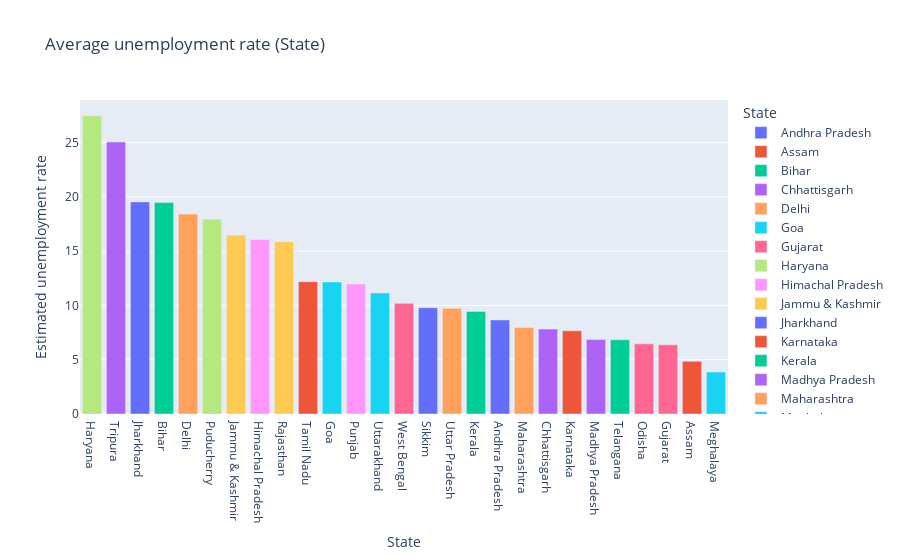

Write notebook code for a chart like this one.
### Code cell
# average unemployment rate bar plot

fig = px.bar(State,x='State',y='Estimated unemployment rate',color='State',title='Average unemployment rate (State)')
fig.update_layout(xaxis={'categoryorder':'total descending'})
fig.show()

### Figure 1 — Plotly figure (JSON) as saved in the notebook; plotly's stock layout.template omitted (floating-point values rounded to 4 significant figures)
{"data": [{"alignmentgroup": "True", "hovertemplate": "State=%{x}<br>Estimated unemployment rate=%{y}<extra></extra>", "legendgroup": "Andhra Pradesh", "marker": {"color": "#636efa", "pattern": {"shape": ""}}, "name": "Andhra Pradesh", "offsetgroup": "Andhra Pradesh", "orientation": "v", "showlegend": true, "textposition": "auto", "type": "bar", "x": ["Andhra Pradesh"], "xaxis": "x", "y": [8.664], "yaxis": "y"}, {"alignmentgroup": "True", "hovertemplate": "State=%{x}<br>Estimated unemployment rate=%{y}<extra></extra>", "legendgroup": "Assam", "marker": {"color": "#EF553B", "pattern": {"shape": ""}}, "name": "Assam", "offsetgroup": "Assam", "orientation": "v", "showlegend": true, "textposition": "auto", "type": "bar", "x": ["Assam"], "xaxis": "x", "y": [4.856], "yaxis": "y"}, {"alignmentgroup": "True", "hovertemplate": "State=%{x}<br>Estimated unemployment rate=%{y}<extra></extra>", "legendgroup": "Bihar", "marker": {"color": "#00cc96", "pattern": {"shape": ""}}, "name": "Bihar", "offsetgroup": "Bihar", "orientation": "v", "showlegend": true, "textposition": "auto", "type": "bar", "x": ["Bihar"], "xaxis": "x", "y": [19.47], "yaxis": "y"}, {"alignmentgroup": "True", "hovertemplate": "State=%{x}<br>Estimated unemployment rate=%{y}<extra></extra>", "legendgroup": "Chhattisgarh", "marker": {"color": "#ab63fa", "pattern": {"shape": ""}}, "name": "Chhattisgarh", "offsetgroup": "Chhattisgarh", "orientation": "v", "showlegend": true, "textposition": "auto", "type": "bar", "x": ["Chhattisgarh"], "xaxis": "x", "y": [7.819], "yaxis": "y"}, {"alignmentgroup": "True", "hovertemplate": "State=%{x}<br>Estimated unemployment rate=%{y}<extra></extra>", "legendgroup": "Delhi", "marker": {"color": "#FFA15A", "pattern": {"shape": ""}}, "name": "Delhi", "offsetgroup": "Delhi", "orientation": "v", "showlegend": true, "textposition": "auto", "type": "bar", "x": ["Delhi"], "xaxis": "x", "y": [18.41], "yaxis": "y"}, {"alignmentgroup": "True", "hovertemplate": "State=%{x}<br>Estimated unemployment rate=%{y}<extra></extra>", "legendgroup": "Goa", "marker": {"color": "#19d3f3", "pattern": {"shape": ""}}, "name": "Goa", "offsetgroup": "Goa", "orientation": "v", "showlegend": true, "textposition": "auto", "type": "bar", "x": ["Goa"], "xaxis": "x", "y": [12.17], "yaxis": "y"}, {"alignmentgroup": "True", "hovertemplate": "State=%{x}<br>Estimated unemployment rate=%{y}<extra></extra>", "legendgroup": "Gujarat", "marker": {"color": "#FF6692", "pattern": {"shape": ""}}, "name": "Gujarat", "offsetgroup": "Gujarat", "orientation": "v", "showlegend": true, "textposition": "auto", "type": "bar", "x": ["Gujarat"], "xaxis": "x", "y": [6.376], "yaxis": "y"}, {"alignmentgroup": "True", "hovertemplate": "State=%{x}<br>Estimated unemployment rate=%{y}<extra></extra>", "legendgroup": "Haryana", "marker": {"color": "#B6E880", "pattern": {"shape": ""}}, "name": "Haryana", "offsetgroup": "Haryana", "orientation": "v", "showlegend": true, "textposition": "auto", "type": "bar", "x": ["Haryana"], "xaxis": "x", "y": [27.48], "yaxis": "y"}, {"alignmentgroup": "True", "hovertemplate": "State=%{x}<br>Estimated unemployment rate=%{y}<extra></extra>", "legendgroup": "Himachal Pradesh", "marker": {"color": "#FF97FF", "pattern": {"shape": ""}}, "name": "Himachal Pradesh", "offsetgroup": "Himachal Pradesh", "orientation": "v", "showlegend": true, "textposition": "auto", "type": "bar", "x": ["Himachal Pradesh"], "xaxis": "x", "y": [16.07], "yaxis": "y"}, {"alignmentgroup": "True", "hovertemplate": "State=%{x}<br>Estimated unemployment rate=%{y}<extra></extra>", "legendgroup": "Jammu & Kashmir", "marker": {"color": "#FECB52", "pattern": {"shape": ""}}, "name": "Jammu & Kashmir", "offsetgroup": "Jammu & Kashmir", "orientation": "v", "showlegend": true, "textposition": "auto", "type": "bar", "x": ["Jammu & Kashmir"], "xaxis": "x", "y": [16.48], "yaxis": "y"}, {"alignmentgroup": "True", "hovertemplate": "State=%{x}<br>Estimated unemployment rate=%{y}<extra></extra>", "legendgroup": "Jharkhand", "marker": {"color": "#636efa", "pattern": {"shape": ""}}, "name": "Jharkhand", "offsetgroup": "Jharkhand", "orientation": "v", "showlegend": true, "textposition": "auto", "type": "bar", "x": ["Jharkhand"], "xaxis": "x", "y": [19.54], "yaxis": "y"}, {"alignmentgroup": "True", "hovertemplate": "State=%{x}<br>Estimated unemployment rate=%{y}<extra></extra>", "legendgroup": "Karnataka", "marker": {"color": "#EF553B", "pattern": {"shape": ""}}, "name": "Karnataka", "offsetgroup": "Karnataka", "orientation": "v", "showlegend": true, "textposition": "auto", "type": "bar", "x": ["Karnataka"], "xaxis": "x", "y": [7.668], "yaxis": "y"}, {"alignmentgroup": "True", "hovertemplate": "State=%{x}<br>Estimated unemployment rate=%{y}<extra></extra>", "legendgroup": "Kerala", "marker": {"color": "#00cc96", "pattern": {"shape": ""}}, "name": "Kerala", "offsetgroup": "Kerala", "orientation": "v", "showlegend": true, "textposition": "auto", "type": "bar", "x": ["Kerala"], "xaxis": "x", "y": [9.434], "yaxis": "y"}, {"alignmentgroup": "True", "hovertemplate": "State=%{x}<br>Estimated unemployment rate=%{y}<extra></extra>", "legendgroup": "Madhya Pradesh", "marker": {"color": "#ab63fa", "pattern": {"shape": ""}}, "name": "Madhya Pradesh", "offsetgroup": "Madhya Pradesh", "orientation": "v", "showlegend": true, "textposition": "auto", "type": "bar", "x": ["Madhya Pradesh"], "xaxis": "x", "y": [6.854], "yaxis": "y"}, {"alignmentgroup": "True", "hovertemplate": "State=%{x}<br>Estimated unemployment rate=%{y}<extra></extra>", "legendgroup": "Maharashtra", "marker": {"color": "#FFA15A", "pattern": {"shape": ""}}, "name": "Maharashtra", "offsetgroup": "Maharashtra", "orientation": "v", "showlegend": true, "textposition": "auto", "type": "bar", "x": ["Maharashtra"], "xaxis": "x", "y": [7.979], "yaxis": "y"}, {"alignmentgroup": "True", "hovertemplate": "State=%{x}<br>Estimated unemployment rate=%{y}<extra></extra>", "legendgroup": "Meghalaya", "marker": {"color": "#19d3f3", "pattern": {"shape": ""}}, "name": "Meghalaya", "offsetgroup": "Meghalaya", "orientation": "v", "showlegend": true, "textposition": "auto", "type": "bar", "x": ["Meghalaya"], "xaxis": "x", "y": [3.866], "yaxis": "y"}, {"alignmentgroup": "True", "hovertemplate": "State=%{x}<br>Estimated unemployment rate=%{y}<extra></extra>", "legendgroup": "Odisha", "marker": {"color": "#FF6692", "pattern": {"shape": ""}}, "name": "Odisha", "offsetgroup": "Odisha", "orientation": "v", "showlegend": true, "textposition": "auto", "type": "bar", "x": ["Odisha"], "xaxis": "x", "y": [6.462], "yaxis": "y"}, {"alignmentgroup": "True", "hovertemplate": "State=%{x}<br>Estimated unemployment rate=%{y}<extra></extra>", "legendgroup": "Puducherry", "marker": {"color": "#B6E880", "pattern": {"shape": ""}}, "name": "Puducherry", "offsetgroup": "Puducherry", "orientation": "v", "showlegend": true, "textposition": "auto", "type": "bar", "x": ["Puducherry"], "xaxis": "x", "y": [17.94], "yaxis": "y"}, {"alignmentgroup": "True", "hovertemplate": "State=%{x}<br>Estimated unemployment rate=%{y}<extra></extra>", "legendgroup": "Punjab", "marker": {"color": "#FF97FF", "pattern": {"shape": ""}}, "name": "Punjab", "offsetgroup": "Punjab", "orientation": "v", "showlegend": true, "textposition": "auto", "type": "bar", "x": ["Punjab"], "xaxis": "x", "y": [11.98], "yaxis": "y"}, {"alignmentgroup": "True", "hovertemplate": "State=%{x}<br>Estimated unemployment rate=%{y}<extra></extra>", "legendgroup": "Rajasthan", "marker": {"color": "#FECB52", "pattern": {"shape": ""}}, "name": "Rajasthan", "offsetgroup": "Rajasthan", "orientation": "v", "showlegend": true, "textposition": "auto", "type": "bar", "x": ["Rajasthan"], "xaxis": "x", "y": [15.87], "yaxis": "y"}, {"alignmentgroup": "True", "hovertemplate": "State=%{x}<br>Estimated unemployment rate=%{y}<extra></extra>", "legendgroup": "Sikkim", "marker": {"color": "#636efa", "pattern": {"shape": ""}}, "name": "Sikkim", "offsetgroup": "Sikkim", "orientation": "v", "showlegend": true, "textposition": "auto", "type": "bar", "x": ["Sikkim"], "xaxis": "x", "y": [9.793], "yaxis": "y"}, {"alignmentgroup": "True", "hovertemplate": "State=%{x}<br>Estimated unemployment rate=%{y}<extra></extra>", "legendgroup": "Tamil Nadu", "marker": {"color": "#EF553B", "pattern": {"shape": ""}}, "name": "Tamil Nadu", "offsetgroup": "Tamil Nadu", "orientation": "v", "showlegend": true, "textposition": "auto", "type": "bar", "x": ["Tamil Nadu"], "xaxis": "x", "y": [12.19], "yaxis": "y"}, {"alignmentgroup": "True", "hovertemplate": "State=%{x}<br>Estimated unemployment rate=%{y}<extra></extra>", "legendgroup": "Telangana", "marker": {"color": "#00cc96", "pattern": {"shape": ""}}, "name": "Telangana", "offsetgroup": "Telangana", "orientation": "v", "showlegend": true, "textposition": "auto", "type": "bar", "x": ["Telangana"], "xaxis": "x", "y": [6.833], "yaxis": "y"}, {"alignmentgroup": "True", "hovertemplate": "State=%{x}<br>Estimated unemployment rate=%{y}<extra></extra>", "legendgroup": "Tripura", "marker": {"color": "#ab63fa", "pattern": {"shape": ""}}, "name": "Tripura", "offsetgroup": "Tripura", "orientation": "v", "showlegend": true, "textposition": "auto", "type": "bar", "x": ["Tripura"], "xaxis": "x", "y": [25.05], "yaxis": "y"}, {"alignmentgroup": "True", "hovertemplate": "State=%{x}<br>Estimated unemployment rate=%{y}<extra></extra>", "legendgroup": "Uttar Pradesh", "marker": {"color": "#FFA15A", "pattern": {"shape": ""}}, "name": "Uttar Pradesh", "offsetgroup": "Uttar Pradesh", "orientation": "v", "showlegend": true, "textposition": "auto", "type": "bar", "x": ["Uttar Pradesh"], "xaxis": "x", "y": [9.737], "yaxis": "y"}, {"alignmentgroup": "True", "hovertemplate": "State=%{x}<br>Estimated unemployment rate=%{y}<extra></extra>", "legendgroup": "Uttarakhand", "marker": {"color": "#19d3f3", "pattern": {"shape": ""}}, "name": "Uttarakhand", "offsetgroup": "Uttarakhand", "orientation": "v", "showlegend": true, "textposition": "auto", "type": "bar", "x": ["Uttarakhand"], "xaxis": "x", "y": [11.16], "yaxis": "y"}, {"alignmentgroup": "True", "hovertemplate": "State=%{x}<br>Estimated unemployment rate=%{y}<extra></extra>", "legendgroup": "West Bengal", "marker": {"color": "#FF6692", "pattern": {"shape": ""}}, "name": "West Bengal", "offsetgroup": "West Bengal", "orientation": "v", "showlegend": true, "textposition": "auto", "type": "bar", "x": ["West Bengal"], "xaxis": "x", "y": [10.19], "yaxis": "y"}], "layout": {"autosize": true, "barmode": "relative", "legend": {"title": {"text": "State"}, "tracegroupgap": 0}, "title": {"text": "Average unemployment rate (State)"}, "xaxis": {"anchor": "y", "autorange": true, "categoryarray": ["Andhra Pradesh", "Assam", "Bihar", "Chhattisgarh", "Delhi", "Goa", "Gujarat", "Haryana", "Himachal Pradesh", "Jammu & Kashmir", "Jharkhand", "Karnataka", "Kerala", "Madhya Pradesh", "Maharashtra", "Meghalaya", "Odisha", "Puducherry", "Punjab", "Rajasthan", "Sikkim", "Tamil Nadu", "Telangana", "Tripura", "Uttar Pradesh", "Uttarakhand", "West Bengal"], "categoryorder": "total descending", "domain": [0, 1], "range": [-0.5, 26.5], "title": {"text": "State"}, "type": "category"}, "yaxis": {"anchor": "x", "autorange": true, "domain": [0, 1], "range": [0, 28.92], "title": {"text": "Estimated unemployment rate"}, "type": "linear"}}}
